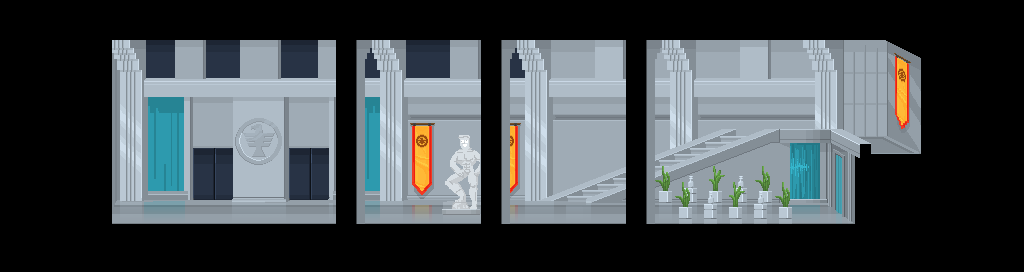

Tiled map render using the project's own tile images. Description and the map definition, with tile-layer contents summarised, below:
An orthogonal 64x17 tile map with 16x16 px tiles, 6 tile layers (bg1, bg2, ground, ledge, ...), 2 tilesets and 12 objects (4x JusticeLobby, 4x 31, Spawn).

<map version="1.0" orientation="orthogonal" renderorder="right-down" width="64" height="17" tilewidth="16" tileheight="16" nextobjectid="42">
 <properties>
  <property name="ambient" value="INDOOR" />
  <property name="bgm" value="Justice Lobby" />
  <property name="name" value="Lobby of Justice" />
 </properties>
 <tileset firstgid="1" name="indoors" tilewidth="16" tileheight="16" tilecount="2880" columns="60">
  <image source="tilesets/indoors.png" width="960" height="771" />
  <tile id="900">
   <animation>
    <frame tileid="900" duration="33" />
    <frame tileid="961" duration="33" />
    <frame tileid="901" duration="33" />
    <frame tileid="962" duration="33" />
    <frame tileid="902" duration="33" />
    <frame tileid="963" duration="33" />
    <frame tileid="903" duration="33" />
    <frame tileid="960" duration="50" />
   </animation>
  </tile>
  <tile id="901">
   <animation>
    <frame tileid="961" duration="33" />
    <frame tileid="901" duration="33" />
    <frame tileid="962" duration="33" />
    <frame tileid="902" duration="33" />
    <frame tileid="963" duration="33" />
    <frame tileid="903" duration="33" />
    <frame tileid="960" duration="50" />
    <frame tileid="900" duration="33" />
   </animation>
  </tile>
  <tile id="902">
   <animation>
    <frame tileid="902" duration="33" />
    <frame tileid="963" duration="33" />
    <frame tileid="903" duration="33" />
    <frame tileid="960" duration="50" />
    <frame tileid="900" duration="33" />
    <frame tileid="961" duration="33" />
    <frame tileid="901" duration="33" />
    <frame tileid="962" duration="33" />
   </animation>
  </tile>
  <tile id="903">
   <animation>
    <frame tileid="903" duration="33" />
    <frame tileid="960" duration="50" />
    <frame tileid="900" duration="33" />
    <frame tileid="961" duration="33" />
    <frame tileid="901" duration="33" />
    <frame tileid="962" duration="33" />
    <frame tileid="902" duration="33" />
    <frame tileid="963" duration="33" />
   </animation>
  </tile>
  <tile id="919">
   <animation>
    <frame tileid="900" duration="33" />
    <frame tileid="961" duration="33" />
    <frame tileid="901" duration="33" />
    <frame tileid="962" duration="33" />
    <frame tileid="902" duration="33" />
    <frame tileid="963" duration="33" />
    <frame tileid="903" duration="33" />
    <frame tileid="960" duration="50" />
   </animation>
  </tile>
  <tile id="920">
   <animation>
    <frame tileid="977" duration="33" />
    <frame tileid="916" duration="33" />
    <frame tileid="978" duration="33" />
    <frame tileid="917" duration="33" />
    <frame tileid="979" duration="33" />
    <frame tileid="918" duration="33" />
    <frame tileid="976" duration="50" />
    <frame tileid="915" duration="33" />
   </animation>
  </tile>
  <tile id="921">
   <animation>
    <frame tileid="916" duration="33" />
    <frame tileid="978" duration="33" />
    <frame tileid="917" duration="33" />
    <frame tileid="979" duration="33" />
    <frame tileid="918" duration="33" />
    <frame tileid="976" duration="50" />
    <frame tileid="915" duration="33" />
    <frame tileid="977" duration="33" />
   </animation>
  </tile>
  <tile id="922">
   <animation>
    <frame tileid="978" duration="33" />
    <frame tileid="917" duration="33" />
    <frame tileid="979" duration="33" />
    <frame tileid="918" duration="33" />
    <frame tileid="976" duration="50" />
    <frame tileid="915" duration="33" />
    <frame tileid="977" duration="33" />
    <frame tileid="916" duration="33" />
   </animation>
  </tile>
  <tile id="960">
   <animation>
    <frame tileid="960" duration="50" />
    <frame tileid="900" duration="33" />
    <frame tileid="961" duration="33" />
    <frame tileid="901" duration="33" />
    <frame tileid="962" duration="33" />
    <frame tileid="902" duration="33" />
    <frame tileid="963" duration="33" />
    <frame tileid="903" duration="33" />
   </animation>
  </tile>
  <tile id="961">
   <animation>
    <frame tileid="961" duration="33" />
    <frame tileid="901" duration="33" />
    <frame tileid="962" duration="33" />
    <frame tileid="902" duration="33" />
    <frame tileid="963" duration="33" />
    <frame tileid="903" duration="33" />
    <frame tileid="960" duration="50" />
    <frame tileid="900" duration="33" />
   </animation>
  </tile>
  <tile id="962">
   <animation>
    <frame tileid="962" duration="33" />
    <frame tileid="902" duration="33" />
    <frame tileid="963" duration="33" />
    <frame tileid="903" duration="33" />
    <frame tileid="960" duration="50" />
    <frame tileid="900" duration="33" />
    <frame tileid="961" duration="33" />
    <frame tileid="901" duration="33" />
   </animation>
  </tile>
  <tile id="963">
   <animation>
    <frame tileid="963" duration="33" />
    <frame tileid="903" duration="33" />
    <frame tileid="960" duration="50" />
    <frame tileid="900" duration="33" />
    <frame tileid="961" duration="33" />
    <frame tileid="901" duration="33" />
    <frame tileid="962" duration="33" />
    <frame tileid="902" duration="33" />
   </animation>
  </tile>
  <tile id="980">
   <animation>
    <frame tileid="917" duration="33" />
    <frame tileid="979" duration="33" />
    <frame tileid="918" duration="33" />
    <frame tileid="976" duration="50" />
    <frame tileid="915" duration="33" />
    <frame tileid="977" duration="33" />
    <frame tileid="916" duration="33" />
    <frame tileid="978" duration="33" />
   </animation>
  </tile>
  <tile id="981">
   <animation>
    <frame tileid="979" duration="33" />
    <frame tileid="918" duration="33" />
    <frame tileid="976" duration="50" />
    <frame tileid="915" duration="33" />
    <frame tileid="977" duration="33" />
    <frame tileid="916" duration="33" />
    <frame tileid="978" duration="33" />
    <frame tileid="917" duration="33" />
   </animation>
  </tile>
  <tile id="982">
   <animation>
    <frame tileid="918" duration="33" />
    <frame tileid="976" duration="50" />
    <frame tileid="915" duration="33" />
    <frame tileid="977" duration="33" />
    <frame tileid="916" duration="33" />
    <frame tileid="978" duration="33" />
    <frame tileid="917" duration="33" />
    <frame tileid="979" duration="33" />
   </animation>
  </tile>
  <tile id="983">
   <animation>
    <frame tileid="976" duration="200" />
    <frame tileid="915" duration="33" />
    <frame tileid="977" duration="33" />
    <frame tileid="916" duration="33" />
    <frame tileid="978" duration="33" />
    <frame tileid="917" duration="33" />
    <frame tileid="979" duration="33" />
    <frame tileid="918" duration="33" />
   </animation>
  </tile>
 </tileset>
 <tileset firstgid="2881" name="tileset" tilewidth="16" tileheight="16" tilecount="10000" columns="100">
  <image source="tilesets/HeroHQ.png" width="1600" height="1600" />
  <tile id="3702">
   <properties>
    <property name="light" value="pool" />
   </properties>
  </tile>
  <tile id="3703">
   <properties>
    <property name="light" value="pool" />
   </properties>
  </tile>
  <tile id="3704">
   <properties>
    <property name="light" value="pool" />
   </properties>
  </tile>
  <tile id="3714">
   <properties>
    <property name="light" value="pool" />
   </properties>
  </tile>
  <tile id="3715">
   <properties>
    <property name="light" value="pool" />
   </properties>
  </tile>
  <tile id="3716">
   <properties>
    <property name="light" value="pool" />
   </properties>
  </tile>
  <tile id="3800">
   <properties>
    <property name="type" value="tile" />
   </properties>
  </tile>
  <tile id="3801">
   <properties>
    <property name="type" value="tile" />
   </properties>
  </tile>
  <tile id="3802">
   <properties>
    <property name="type" value="tile" />
   </properties>
  </tile>
  <tile id="3803">
   <properties>
    <property name="type" value="tile" />
   </properties>
  </tile>
  <tile id="3804">
   <properties>
    <property name="type" value="tile" />
   </properties>
  </tile>
  <tile id="3805">
   <properties>
    <property name="type" value="tile" />
   </properties>
  </tile>
  <tile id="3806">
   <properties>
    <property name="type" value="tile" />
   </properties>
  </tile>
  <tile id="3807">
   <properties>
    <property name="type" value="tile" />
   </properties>
  </tile>
  <tile id="3808">
   <properties>
    <property name="type" value="tile" />
   </properties>
  </tile>
  <tile id="3809">
   <properties>
    <property name="type" value="tile" />
   </properties>
  </tile>
  <tile id="3810">
   <properties>
    <property name="type" value="tile" />
   </properties>
  </tile>
  <tile id="3811">
   <properties>
    <property name="type" value="tile" />
   </properties>
  </tile>
  <tile id="3812">
   <properties>
    <property name="type" value="tile" />
   </properties>
  </tile>
  <tile id="3813">
   <properties>
    <property name="type" value="tile" />
   </properties>
  </tile>
  <tile id="3814">
   <properties>
    <property name="type" value="tile" />
   </properties>
  </tile>
  <tile id="3815">
   <properties>
    <property name="type" value="tile" />
   </properties>
  </tile>
  <tile id="3816">
   <properties>
    <property name="type" value="tile" />
   </properties>
  </tile>
  <tile id="3817">
   <properties>
    <property name="type" value="tile" />
   </properties>
  </tile>
  <tile id="3818">
   <properties>
    <property name="type" value="tile" />
   </properties>
  </tile>
  <tile id="3819">
   <properties>
    <property name="type" value="tile" />
   </properties>
  </tile>
  <tile id="3820">
   <properties>
    <property name="type" value="tile" />
   </properties>
  </tile>
  <tile id="3821">
   <properties>
    <property name="type" value="tile" />
   </properties>
  </tile>
  <tile id="3822">
   <properties>
    <property name="type" value="tile" />
   </properties>
  </tile>
  <tile id="3823">
   <properties>
    <property name="type" value="tile" />
   </properties>
  </tile>
  <tile id="3824">
   <properties>
    <property name="type" value="tile" />
   </properties>
  </tile>
  <tile id="3825">
   <properties>
    <property name="type" value="tile" />
   </properties>
  </tile>
  <tile id="3826">
   <properties>
    <property name="type" value="tile" />
   </properties>
  </tile>
  <tile id="3827">
   <properties>
    <property name="type" value="tile" />
   </properties>
  </tile>
  <tile id="3828">
   <properties>
    <property name="type" value="tile" />
   </properties>
  </tile>
  <tile id="3829">
   <properties>
    <property name="type" value="tile" />
   </properties>
  </tile>
  <tile id="3830">
   <properties>
    <property name="type" value="tile" />
   </properties>
  </tile>
  <tile id="3831">
   <properties>
    <property name="type" value="tile" />
   </properties>
  </tile>
  <tile id="3832">
   <properties>
    <property name="type" value="tile" />
   </properties>
  </tile>
  <tile id="3833">
   <properties>
    <property name="type" value="tile" />
   </properties>
  </tile>
  <tile id="3834">
   <properties>
    <property name="type" value="tile" />
   </properties>
  </tile>
  <tile id="3835">
   <properties>
    <property name="type" value="tile" />
   </properties>
  </tile>
  <tile id="3836">
   <properties>
    <property name="type" value="tile" />
   </properties>
  </tile>
  <tile id="3837">
   <properties>
    <property name="type" value="tile" />
   </properties>
  </tile>
  <tile id="3838">
   <properties>
    <property name="type" value="tile" />
   </properties>
  </tile>
  <tile id="3839">
   <properties>
    <property name="type" value="tile" />
   </properties>
  </tile>
  <tile id="3840">
   <properties>
    <property name="type" value="tile" />
   </properties>
  </tile>
  <tile id="3841">
   <properties>
    <property name="type" value="tile" />
   </properties>
  </tile>
  <tile id="3842">
   <properties>
    <property name="type" value="tile" />
   </properties>
  </tile>
  <tile id="3843">
   <properties>
    <property name="type" value="tile" />
   </properties>
  </tile>
  <tile id="3844">
   <properties>
    <property name="type" value="tile" />
   </properties>
  </tile>
  <tile id="3845">
   <properties>
    <property name="type" value="tile" />
   </properties>
  </tile>
 </tileset>
 <layer name="bg1" width="64" height="17">
  <data>[1088 cells, 583 non-empty, 583 distinct tile ids]</data>
 </layer>
 <layer name="bg2" width="64" height="17">
  <data>[1088 cells, 20 non-empty, 20 distinct tile ids]</data>
 </layer>
 <layer name="ground" width="64" height="17">
  <data>[1088 cells, 161 non-empty, 47 distinct tile ids]</data>
 </layer>
 <layer name="ledge" width="64" height="17">
  <data>[1088 cells, 11 non-empty, 11 distinct tile ids]</data>
 </layer>
 <layer name="objects" width="64" height="17">
  <data>[1088 cells, 4 non-empty, 4 distinct tile ids]</data>
 </layer>
 <layer name="fg" width="64" height="17">
  <data>[1088 cells, 150 non-empty, 150 distinct tile ids]</data>
 </layer>
 <objectgroup name="entities">
  <properties>
   <property name="spawn" value="" />
  </properties>
  <object id="27" name="Spawn" x="256" y="192" width="16" height="16">
   <properties>
    <property name="spawn" value="" />
   </properties>
  </object>
  <object id="30" name="JusticeLobby" x="192" y="146" width="41" height="61">
   <properties>
    <property name="ID" value="2" />
    <property name="next" value="HeroHQ" />
    <property name="nextWarp" value="4" />
    <property name="warp" value="" />
   </properties>
  </object>
  <object id="31" name="JusticeLobby" x="289" y="146" width="41" height="61">
   <properties>
    <property name="ID" value="3" />
    <property name="next" value="HeroHQ" />
    <property name="nextWarp" value="5" />
    <property name="warp" value="" />
   </properties>
  </object>
  <object id="32" name="JusticeLobby" x="826" y="147" width="16" height="61">
   <properties>
    <property name="ID" value="5" />
    <property name="next" value="HeroLowerHall" />
    <property name="nextWarp" value="2" />
    <property name="warp" value="" />
   </properties>
  </object>
  <object id="33" x="840" y="144" width="16" height="80">
   <properties>
    <property name="ID" value="1" />
    <property name="barrier" value="" />
   </properties>
  </object>
  <object id="34" name="JusticeLobby" x="551" y="155" width="41" height="53">
   <properties>
    <property name="ID" value="4" />
    <property name="next" value="HeroUpperHall" />
    <property name="nextWarp" value="2" />
    <property name="warp" value="" />
   </properties>
  </object>
  <object id="36" name="31" x="514" y="201.333" width="16" height="16">
   <properties>
    <property name="ID" value="112" />
    <property name="NPC" value="hero2" />
    <property name="layer" value="front" />
    <property name="name" value="Star" />
    <property name="script" value="StarSimpleDialogue" />
    <property name="state" value="FACEPLAYER" />
   </properties>
  </object>
  <object id="37" name="31" x="534.667" y="201.333" width="16" height="16">
   <properties>
    <property name="ID" value="113" />
    <property name="NPC" value="hero3" />
    <property name="layer" value="front" />
    <property name="name" value="Elder Man" />
    <property name="script" value="ElderManSimpleDialogue" />
    <property name="state" value="FACEPLAYER" />
   </properties>
  </object>
  <object id="38" name="31" x="584.667" y="202" width="16" height="16">
   <properties>
    <property name="ID" value="114" />
    <property name="NPC" value="hero4" />
    <property name="layer" value="front" />
    <property name="name" value="Manly Man" />
    <property name="script" value="ManlyManSimpleDialogue" />
    <property name="state" value="FACEPLAYER" />
   </properties>
  </object>
  <object id="39" name="31" x="606.667" y="202.667" width="16" height="16">
   <properties>
    <property name="ID" value="115" />
    <property name="NPC" value="hero5" />
    <property name="layer" value="front" />
    <property name="name" value="Kris Devil" />
    <property name="script" value="KrisDevilSimpleDialogue" />
    <property name="state" value="FACEPLAYER" />
   </properties>
  </object>
  <object id="40" x="366.667" y="44.5" width="16" height="178.833">
   <properties>
    <property name="HeroHQEntry" value="HeroIntroEvent" />
    <property name="event" value="" />
   </properties>
  </object>
  <object id="41" x="336.667" y="37.3333" width="16" height="185.333">
   <properties>
    <property name="HeroHQEntry2" value="HeroHQentry2done" />
    <property name="event" value="" />
   </properties>
  </object>
 </objectgroup>
</map>
